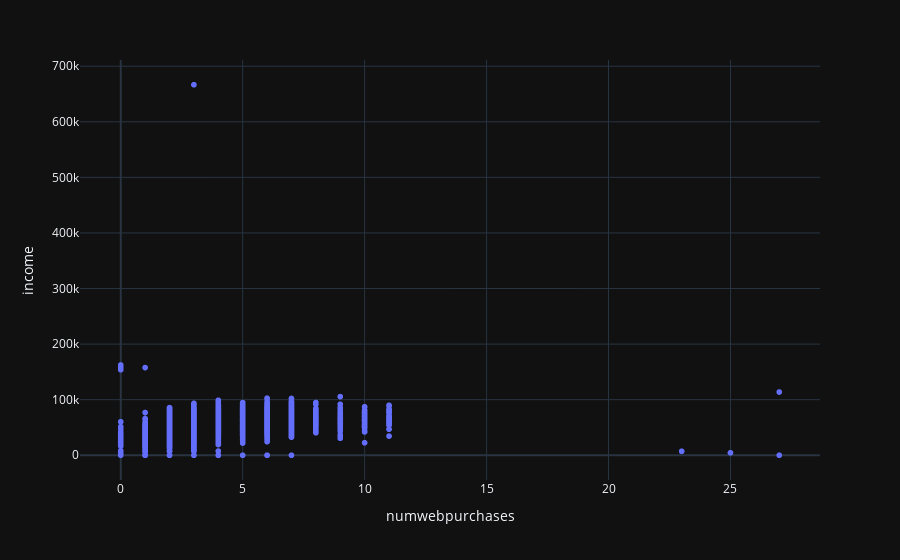

Notebook source saved alongside this figure:
### Code cell
#sns.scatterplot( x='numwebpurchases', y='income' , hue='id', data=df)
px.scatter(df,x='numwebpurchases', y='income' )

### Figure 1 — Plotly figure (JSON) as saved in the notebook; plotly's stock layout.template omitted (floating-point values rounded to 4 significant figures; data arrays with more than 128 entries replaced by an {"elided": "..."} marker saying what was removed)
{"data": [{"hovertemplate": "numwebpurchases=%{x}<br>income=%{y}<extra></extra>", "legendgroup": "", "marker": {"color": "#636efa", "symbol": "circle"}, "mode": "markers", "name": "", "showlegend": false, "x": {"elided": "2240 int values"}, "xaxis": "x", "y": {"elided": "2240 float values"}, "yaxis": "y", "type": "scattergl"}], "layout": {"xaxis": {"anchor": "y", "domain": [0.0, 1.0], "title": {"text": "numwebpurchases"}}, "yaxis": {"anchor": "x", "domain": [0.0, 1.0], "title": {"text": "income"}}, "legend": {"tracegroupgap": 0}, "margin": {"t": 60}}}
